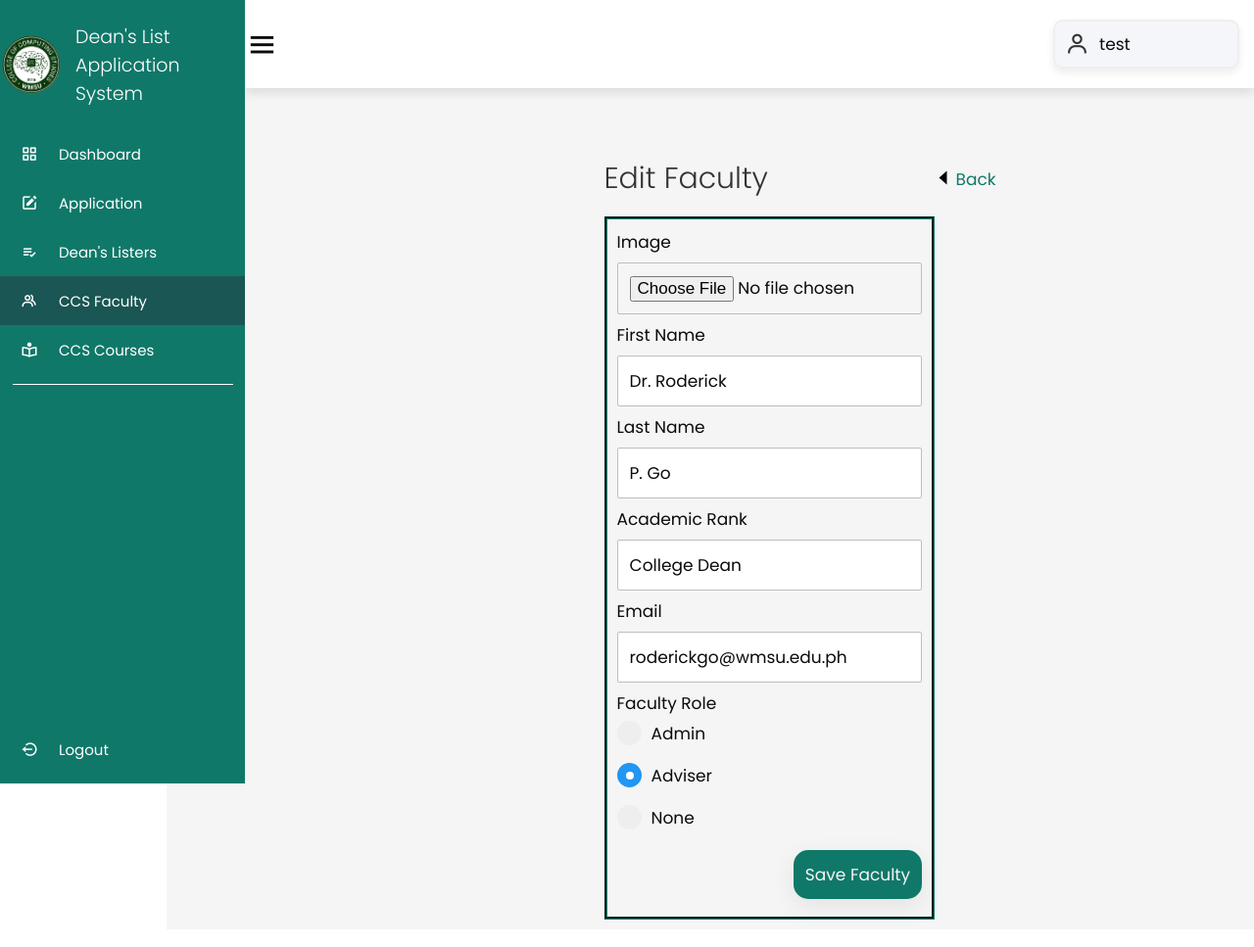
/faculty/editfaculty.php?id=3 (signed in), run on the app's committed database.
### tables this page shows
CREATE TABLE `faculty` (
  `id` int(11) NOT NULL,
  `img` varchar(75) DEFAULT NULL,
  `firstname` varchar(255) NOT NULL,
  `lastname` varchar(255) NOT NULL,
  `rank` varchar(100) DEFAULT NULL,
  `email` varchar(100) NOT NULL,
  `status` varchar(100) NOT NULL,
  `created_at` timestamp NOT NULL DEFAULT current_timestamp(),
  `updated_at` timestamp NOT NULL DEFAULT current_timestamp() ON UPDATE current_timestamp(),
  `user_id` int(11) NOT NULL
);

### class/faculty.class.php (called while the page is built, shortened)
<?php
require_once 'database.php';
class Faculty{
    protected $db;
    function __construct()
    {
        $this->db = new Database();
    }
    function fetch($record_id){
        $sql = "SELECT * FROM faculty WHERE id = :id;";
        $query=$this->db->connect()->prepare($sql);
        $query->bindParam(':id', $record_id);
        if($query->execute()){
            $data = $query->fetch();
        }
        return $data;
    }
}
?>

### class/database.php (called while the page is built)
<?php
class Database{
    private $host = 'localhost';
    private $database = 'deanslist';
    private $username = 'root';
    private $password = '';
    protected $connection;
    function connect(){
        try
			{
				$this->connection = new PDO("mysql:host=$this->host;dbname=$this->database",
											$this->username, $this->password);
			}
			catch (PDOException $e)
			{
				echo "Connection error " . $e->getMessage();
			}
        return $this->connection;
    }
}
?>

### faculty/editfaculty.php (the view, shortened to what this page needs)
<?php
    require_once '../class/faculty.class.php';
    $faculty = new Faculty;
    if(isset($_POST['save'])){
        $faculty->id = $_POST['faculty-id'];
        $faculty->img = htmlentities($_POST['img']);
        $faculty->firstname = htmlentities($_POST['firstname']);
        $faculty->lastname = htmlentities($_POST['lastname']);
        $faculty->rank = $_POST['rank'];
        $faculty->email = $_POST['email'];
        $faculty->status = 'Not Set';
        if(isset($_POST['status'])){
            $faculty->status = $_POST['status'];
        }
        if(validate_add_faculty($_POST)){
            if($faculty->edit()){
                header('location: faculty.php');
            }
        }
    }else{
        if ($faculty->fetch($_GET['id'])){
            $data = $faculty->fetch($_GET['id']);
            $faculty->img = $data['img'];
            $faculty->firstname = $data['firstname'];
            $faculty->lastname = $data['lastname'];
            $faculty->rank = $data['rank'];
            $faculty->email = $data['email'];
        }
    }
?>
<!DOCTYPE html>
<html lang="en">
<head>
    <link rel="stylesheet" href="https://cdn.jsdelivr.net/npm/boxicons@latest/css/boxicons.min.css">
    <link href="../css/style.css" rel="stylesheet">
    <link rel="stylesheet" href="//code.jquery.com/ui/1.13.2/themes/base/jquery-ui.css">
</head>
<body>
    <div class="side-bar">
        <br>
        <div class="logo-details">
            <img class="logo" style="margin-left:2px"src="ccslogo.png" width ="55" height = "60">
            <span class="logo-name">Dean's List Application <br> System</span>
		</div>
        <br>
        <ul class="nav-links">
        <li>
                <a href="../dashboard/dashboard.php">
                    <i class='bx bx-grid-alt' ></i>
                    <span class="links-name">Dashboard</span>
                </a>
            </li>
            <?php if($_SESSION['user_type'] == 'student') { ?>
            <li>
                <a href="../apply/application-new.php">
                <i class='bx bxs-edit'></i>
                    <span class="links-name">Application</span>
                </a>
            </li>
            <?php } ?>
            <li>
                <a href="../listers/listers.php">
                <i class='bx bx-list-check'></i>
                    <span class="links-name">Dean's Listers</span>
                </a>
            </li>
            <li>
                <a href="../faculty/faculty.php" class="active">
                    <i class='bx bx-group' ></i>
                    <span class="links-name">CCS Faculty</span>
                </a>
            </li>
            <li>
                <a href="../programs/programs.php">
                    <i class='bx bx-book-reader'></i>
                    <span class="links-name">CCS Courses</span>
                </a>
            </li>
            <hr class="line">
            <li id="logout-link">
                <a class="logout-link" href="../login/logout.php" title="Logout">
                    <i class='bx bx-log-out-circle'></i>
                    <span class="links-name">Logout</span>
                </a>
            </li>
        </ul>
    </div>
    <section class="home-section">
        <nav>
            <div class="side-bar-button">
                <i class='bx bx-menu small'></i>
            </div>
            <div class="profile-details">
                <i class='bx bx-user'></i>
                <?php echo '<span class="admin-name">'.$_SESSION['user_firstname'].' '.$_SESSION['user_lastname'].'</span>'; ?>
            </div>
        </nav>
        <div class="home-content">
        <div class="table-container">
            <div class="table-heading form-size">
                <h3 class="table-title">Edit Faculty</h3>
                <a class="back" href="faculty.php"><i class='bx bx-caret-left'></i>Back</a>
            </div>
            <br>
            <div class="add-form-container">
                <form class="add-form" action="editfaculty.php" method="post">
                    <label for="img">Image</label>
                    <input type="file" name="img" id = "img" accept=".jpg, .jpeg, .png" value="<?php if(isset($_POST['img'])) { echo $_POST['img']; } else { echo $faculty->img; }?>">
                    <label for="firstname">First Name</label>
                    <input type="text" id="firstname" name="firstname" required placeholder="Enter first name" value="<?php if(isset($_POST['firstname'])) { echo $_POST['firstname']; } else { echo $faculty->firstname; }?>">
                    <label for="lastname">Last Name</label>
                    <input type="text" id="lastname" name="lastname" required placeholder="Enter last name" value="<?php if(isset($_POST['lastname'])) { echo $_POST['lastname']; } else { echo $faculty->lastname; }?>">
                   <label for="rank">Academic Rank</label>
                    <input type="text" id="rank" name="rank" required placeholder="Enter rank" value="<?php if(isset($_POST['rank'])) { echo $_POST['rank']; } else { echo $faculty->rank; }?>">
                    <label for="email">Email</label>
                    <input type="email" id="email" name="email" required placeholder="Enter email" value="<?php if(isset($_POST['email'])) { echo $_POST['email']; } else { echo $faculty->email; }?>">
                    <div>
                        <label for="status">Faculty Role</label><br>
                        <label class="container" for="Admin">Admin
                            <span class="checkmark"></span>
                        </label>
                        <br>
                        <label class="container" for="Adviser">Adviser
                            <span class="checkmark"></span>
                        </label>
                        <br>
                        <label class="container" for="None">None
                            <span class="checkmark"></span>
                        </label>
                    </div>
                    <input type="submit" class="button" value="Save Faculty" name="save" id="save">
                </form>
            </div>
        </div>
    </div>
</body>
</html>

### data on the page
faculty: firstname "Dr. Roderick", lastname "P. Go", rank "College Dean", email "roderickgo@wmsu.edu.ph"

### other printed values
$_SESSION['user_firstname'] "test"
